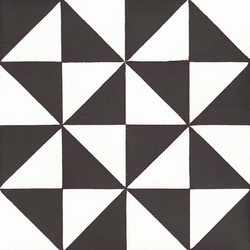
#> input picture 4-Feature-Vectors/images/triangle_tile.jpeg, 250 x 250 px
$ jupyter execute 3-HOG.ipynb   (shell and % lines are left out)
#> lines starting #> are read from the running program, lines starting #| are printed output that depends on the picture
## Histograms of Oriented Gradients (HOG)

With the ORB algorithm, we use keypoints in images to do keypoint-based matching to detect objects in images. These type of algorithms work great to detect objects that have a lot of consistent internal features that are not affected by the background. For example, for facial detection because faces have a lot of consistent internal features that don’t get affected by the image background, such as the eyes, nose, and mouth.

However, these type of algorithms don’t work so well when attempting to do more general object recognition, for example, pedestrian detection in images. People don’t have consistent internal features, like faces do, because the body shape and style of every person is different (see Fig. 1). This means that every person is going to have a different set of internal features, and so something that can more generally describe a person is needed.

<br>
<figure>
  <center><center>
      <figcaption style = "text-align:center; font-style:italic">Fig. 1. - Pedestrians.</figcaption>
</figure>
<br>

One option is to try to detect pedestrians by their contours instead.  Detecting objects in images by their contours (boundaries) is very challenging because of the difficulties brought about by the contrast between the background and the foreground. For example, a pedestrian in an image that is walking in front of a white building, wearing a white coat and black pants (see Fig. 2) will be extremely hard to detect. The background of the image is mostly white, the black pants are going to have a very high contrast, but the coat, since it is white as well, is going to have very low contrast. In this case, detecting the edges of pants is going to be easy but detecting the edges of the coat is going to be very difficult.

This is where **HOG** comes in. HOG stands for **Histograms of Oriented Gradients** and it was first introduced by Navneet Dalal and Bill Triggs in 2005.

<br>
<figure>
  <center><center>
      <figcaption style = "text-align:center; font-style:italic">Fig. 2. - High and Low Contrast.</figcaption>
</figure>
<br>

The HOG algorithm works by creating histograms of the distribution of gradient orientations in an image and then normalizing them in a very special way. This special normalization is what makes HOG so effective at detecting the edges of objects even in cases where the contrast is very low. These normalized histograms are put together into a feature vector, known as the HOG descriptor, that can be used to train a machine learning algorithm, such as a Support Vector Machine (SVM), to detect objects in images based on their boundaries (edges). Due to its great success and reliability, HOG has become one of the most widely used algorithms in computer vison for object detection.

### The HOG Algorithm

<br>
<figure>
  <center><center>
      <figcaption style = "text-align:center; font-style:italic">Fig. 3. - HOG Diagram.</figcaption>
</figure>
<br>

The HOG algorithm, is based on creating histograms from the orientation of image gradients. The HOG algorithm is implemented in a series of steps:

1. Given the image of particular object, set a detection window (region of interest) that covers the entire object in the image (Fig. 3).

2. Calculate the magnitude and direction of the gradient for each individual pixel in the detection window.

3. Divide the detection window into connected *cells* of pixels, with all cells being of the same size (Fig. 3). The size of the cells is a free parameter and it is usually chosen so as to match the scale of the features that want to be detected. For example, in a 64 x 128 pixel detection window, square cells 6 to 8 pixels wide are suitable for detecting human limbs.

4. Create a Histogram for each cell, by first grouping the gradient directions of all pixels in each cell into a particular number of orientation (angular) bins; and then adding up the gradient magnitudes of the gradients in each angular bin (Fig. 3). The number of bins in the histogram is a free parameter and it is usually set to 9 angular bins.

5. Group adjacent cells into *blocks* (Fig. 3). The number of cells in each block is a free parameter and all blocks must be of the same size. The distance between each block (known as the stride) is a free parameter but it is usually set to half the block size, in which case you will get overlapping blocks (*see video below*).  The HOG algorithm has been shown empirically to work better with overlapping blocks.

6. Use the cells contained within each block to normalize the cell histograms in that block (Fig. 3). For overlapping blocks most cells will be normalized with respect to different blocks (*video below*). Therefore, the same cell may have several different normalizations.

7. Collect all the normalized histograms from all the blocks into a single feature vector called the HOG descriptor.

8. Use the resulting HOG descriptors from many images of the same type of object to train a machine learning algorithm, such as an SVM, to detect those type of objects in images. For example, the HOG descriptors from many images of pedestrians can be used to train an SVM to detect pedestrians in images. The training is done with both positive and negative examples of the object that has to be detected in an image.

9. Once the SVM has been trained, a sliding window approach is used to try to detect and locate objects in images.  Detecting an object in the image entails finding the part of the image that looks similar to the HOG pattern learned by the SVM.

<figure>
<center><video src = "./cell/HOG Animation - Medium.mp4" width="50%" controls autoplay loop> </video><center>
<figcaption style = "text-align:center; font-style:italic">Vid. 1. - HOG Animation.</figcaption>
</figure>

### Why The HOG Algorithm Works

HOG creates histograms by adding the magnitude of the gradients in particular orientations in localized portions of the image called *cells*.  By doing this we guarantee that stronger gradients will contribute more to the magnitude of their respective angular bin, while the effects of weak and randomly oriented gradients resulting from noise are minimized. In this manner the histograms tell us the dominant gradient orientation of each cell.

#### Dealing with contrast

Now, the magnitude of the dominant orientation can vary widely due to variations in local illumination and the contrast between the background and the foreground.

To account for the background-foreground contrast differences, the HOG algorithm tries to detect edges locally. In order to do this, it defines groups of cells, called **blocks**, and normalizes the histograms using this local group of cells. By normalizing locally, the HOG algorithm can detect the edges in each block very reliably; this is called **block normalization**.

In addition to using block normalization, the HOG algorithm also uses overlapping blocks to increase its performance. By using overlapping blocks, each cell contributes several independent components to the final HOG descriptor, where each component corresponds to a cell being normalized with respect to a different block. This may seem redundant but, it has been shown empirically that by normalizing each cell several times with respect to different local blocks, the performance of the HOG algorithm increases dramatically.

### Importing Resources

[cell 1]
import cv2
import numpy as np
import copy

import matplotlib.pyplot as plt

### Loading Images

[cell 2]
# Setting the default figure size
plt.rcParams['figure.figsize'] = [10, 5]

# Loading the image
image = cv2.imread('./images/triangle_tile.jpeg')
#> image is the input picture: shape (250, 250, 3); mean B, G, R 151.3, 153.7, 157.1

# Converting the original image to RGB
original_image = cv2.cvtColor(image, cv2.COLOR_BGR2RGB)

# Converting the original image to gray scale
gray_image = cv2.cvtColor(image, cv2.COLOR_BGR2GRAY)

# Printing the shape of the original and gray scale images
print('The original image has shape: ', original_image.shape)
#| The original image has shape:  (250, 250, 3)
print('The gray scale image has shape: ', gray_image.shape)
#| The gray scale image has shape:  (250, 250)

# Displaying the images
plt.subplot(121)
plt.imshow(original_image)
plt.title('Original Image')
plt.subplot(122)
plt.imshow(gray_image, cmap='gray')
plt.title('Gray Scale Image')
plt.show()
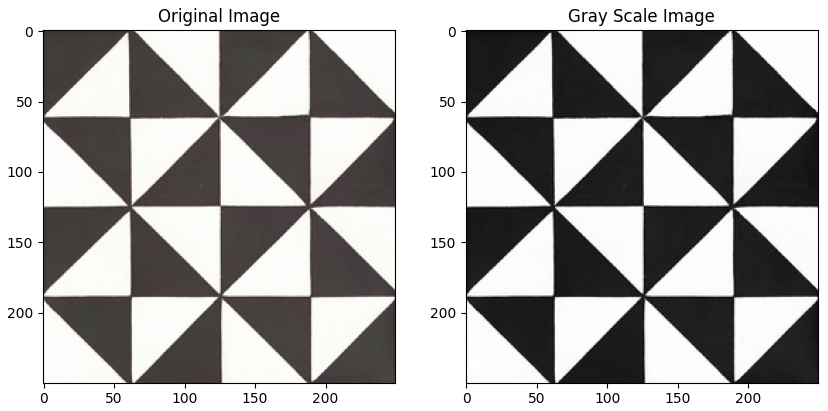
#> figure drawn by matplotlib, 2 panels

### Creating The HOG Descriptor

We will be using OpenCV’s `HOGDescriptor` class to create the HOG descriptor. The parameters of the HOG descriptor are setup using the `HOGDescriptor()` function. The parameters of the `HOGDescriptor()` function and their default values are given below:

`cv2.HOGDescriptor(win_size = (64, 128),
                  block_size = (16, 16),
                  block_stride = (8, 8),
                  cell_size = (8, 8),
                  nbins = 9,
                  win_sigma = DEFAULT_WIN_SIGMA,
                  threshold_L2hys = 0.2,
                  gamma_correction = true,
                  nlevels = DEFAULT_NLEVELS)`

***Parameters***

* `win_size` – *Size*
Size of detection window in pixels (*width, height*). Defines the region of interest. Must be an integer multiple of cell size.

* `block_size` – *Size*
Block size in pixels (*width, height*). Defines how many cells are in each block. Must be an integer multiple of cell size and it must be smaller than the detection window. The smaller the block the finer detail we will get.

* `block_stride` – *Size*
Block stride in pixels (*horizontal, vertical*). It must be an integer multiple of cell size. The `block_stride` defines the distance between adjecent blocks, for example, 8 pixels horizontally and 8 pixels vertically. Longer `block_strides` makes the algorithm run faster (because less blocks are evaluated) but the algorithm may not perform as well.

* `cell_size` – *Size*
Cell size in pixels (*width, height*). Determines the size of the cell. The smaller the cell the finer detail we will get. It should be chosen in such a way that the resulting Block Size is smaller than the detection window.

* `nbins` – *int*
Number of bins for the histograms. Determines the number of angular bins used to make the histograms. With more bins we can capture more gradient directions. HOG uses unsigned gradients, so the angular bins will have values between 0 and 180 degrees.

* `win_sigma` – *double*
Gaussian smoothing window parameter. The performance of the HOG algorithm can be improved by smoothing the pixels near the edges of the blocks by applying a Gaussian spatial window to each pixel before computing the histograms.

* `threshold_L2hys` – *double*
L2-Hys (Lowe-style clipped L2 norm) normalization method shrinkage. The L2-Hys method is used to normalize the blocks and it consists of an L2-norm followed by clipping and a renormalization. The clipping limits the maximum value of the descriptor vector for each block to have the value of the given threshold (0.2 by default). After the clipping the descriptor vector is renormalized as described in *IJCV*, 60(2):91-110, 2004.

* `gamma_correction` – *bool*
Flag to specify whether the gamma correction preprocessing is required or not. Performing gamma correction slightly increases the performance of the HOG algorithm.

* `nlevels` – *int*
Maximum number of detection window increases.

The  `cv2.HOGDescriptor()`function supports a wide range of parameters. The first few arguments (`block_size, block_stride, cell_size`, and `nbins`) are probably the ones that are most likely to be changed. The other parameters can be safely left at their default values to get good results.

After using the `cv2.HOGDescriptor()`function to set the cell size, block size, block stride, and the number of bins for the histograms of the HOG descriptor. We will use `.compute(image)` method to compute the HOG descriptor (feature vector) for the given `image`.

[cell 3]
# Specifying the parameters for the HOG descriptor
cell_size = (6, 6)
num_cells_per_block = (2, 2)
block_size = (num_cells_per_block[0] * cell_size[0],
              num_cells_per_block[1] * cell_size[1])

# Calculating the number of cells that fit in our image in the x and y directions
x_cells = gray_image.shape[1] // cell_size[0]
#> x_cells = 41
y_cells = gray_image.shape[0] // cell_size[1]
#> y_cells = 41

# Horizontal and Vertical distance between blocks in units of Cell Size
# Must be set such that (x_cells - num_cells_per_block[0]) / h_stride = integer
# Similarly, (y_cells - num_cells_per_block[1]) / v_stride = integer
h_stride = 1
v_stride = 1

# Block Stride in pixels (horizantal, vertical)
block_stride = (cell_size[0] * h_stride, cell_size[1] * v_stride)

# Number of gradient orientation bins
num_bins = 9

# Specifying the size of the detection window (Region of Interest) in pixels (width, height)
# Detection window might be slightly smaller than the image based on cell size
win_size = (x_cells * cell_size[0] , y_cells * cell_size[1])
#> win_size = (246, 246)

# Printing the shape of the gray scale image
print('Grayscale Image Shape: ', gray_image.shape)
#| Grayscale Image Shape:  (250, 250)

# Printing the parameters of our HOG descriptor
print('HOG Descriptor Parameters:')
print('\t Window Size:', win_size)
#| 	 Window Size: (246, 246)
print('\t Cell Size:', cell_size)
print('\t Block Size:', block_size)
print('\t Block Stride:', block_stride)
print('\t Number of Bins:', num_bins)

# Set the parameters of the HOG descriptor
hog = cv2.HOGDescriptor(win_size, block_size, block_stride, cell_size, num_bins)

# Compute the HOG Descriptor for the gray scale image
hog_descriptor = hog.compute(gray_image)

### Number of Elements in the HOG Descriptor

The resulting HOG Descriptor (feature vector), contains the normalized histograms from all cells from all blocks in the detection window concatenated in one long vector. Therefore, the size of the HOG feature vector can be given as:

$$ n_{Total\ Elements} = n_{Blocks} * n_{Cells\ per\ Block} * n_{Bins} $$

The total number of blocks for the general case (*i.e.* for any `block_stride` and `block_size`) considering the `block_size`, `block_stride`, and `window_size`are all defined in terms of the `cell_size` can be given by:

$$ Total_x = \frac{{Cells}_x - {n}_{Cells\ per\ Block}}{{N}_x} + 1 $$

Where, ${Cells}_x$ is the total number of cells along the width of the detection window. And $N_x$ is the horizontal block stride in units of `cell_size`. This formula for takes into account the extra blocks that result from overlapping.

$$n_{Blocks} = Total_x * Total_y$$

Where $Total_x$, is the total number of blocks along the width of the detection window, similarly $Total_y$ will be the total number of blocks along the height of the detection window.

[cell 4]
# Calculating the total number of blocks along the detection window
tot_bx = np.uint32(((x_cells - num_cells_per_block[0]) / h_stride) + 1)
#> tot_bx = 40
tot_by = np.uint32(((y_cells - num_cells_per_block[1]) / v_stride) + 1)
#> tot_by = 40

# Calculating the total number of elements in the feature vector
tot_els = (tot_bx) * (tot_by) * num_cells_per_block[0] * num_cells_per_block[1] * num_bins
#> tot_els = 57600

# Print the total number of elements the HOG feature vector should have
print('Total number of elements in HOG Feature Vector should be: ',
      tot_bx, 'x',
      tot_by, 'x',
      num_cells_per_block[0], 'x',
      num_cells_per_block[1], 'x',
      num_bins, '=',
      tot_els)
#| Total number of elements in HOG Feature Vector should be:  40 x 40 x 2 x 2 x 9 = 57600

# Printing the shape of the HOG Descriptor to check that it matches
print('\nHOG Descriptor Shape:', hog_descriptor.shape)
#| HOG Descriptor Shape: (57600,)

### Visualizing The HOG Descriptor

For visualizing the HOG Descriptor we will be plotting the histogram associated with each cell. We will plot each bin in the histogram as a single vector whose magnitude is given by the height and its orientation is given by the angular bin. Since any given cell might have multiple histograms associated with it, due to the overlapping blocks, we will average all the histograms for each cell to produce a single histogram.

OpenCV has no easy way to visualize the HOG Descriptor, so we will do some manipulation in order to visualize it. We will start by reshaping the HOG Descriptor and then compute the average histogram of each cell and finally converting the histogram bins into vectors. Finally, we will plot the corresponding vectors for each cell in an image.

[cell 5]
# Reshaping the feature vector to [blocks_y, blocks_x, num_cells_per_block_x, num_cells_per_block_y, num_bins]
# blocks_x (column) and blocks_y(row) will be transposed. This is useful for plotting the feature vector,
# so that the feature vector indexing matches the image indexing.
hog_descriptor_reshaped = hog_descriptor.reshape(tot_bx,
                                                 tot_by,
                                                 num_cells_per_block[0],
                                                 num_cells_per_block[1],
                                                 num_bins).transpose((1, 0, 2, 3, 4))

# Printing useful information
print('Feature Vector Shape:', hog_descriptor.shape)
#| Feature Vector Shape: (57600,)
print('Reshaped Feature Vector Shape:', hog_descriptor_reshaped.shape)
#| Reshaped Feature Vector Shape: (40, 40, 2, 2, 9)

# Creating an array that will hold the average gradients for each cell
ave_grad = np.zeros((y_cells, x_cells, num_bins))
print('Average Gradient Array Shape: ', ave_grad.shape)
#| Average Gradient Array Shape:  (41, 41, 9)

# Creating an array that will count the number of histograms per cell
hist_counter = np.zeros((y_cells, x_cells, 1))

# Adding up all the histograms for each cell and counting the number of histograms per cell
for i in range (num_cells_per_block[0]):
    for j in range(num_cells_per_block[1]):
        ave_grad[i:tot_by + i,
                 j:tot_bx + j] += hog_descriptor_reshaped[:, :, i, j, :]

        hist_counter[i:tot_by + i,
                     j:tot_bx + j] += 1
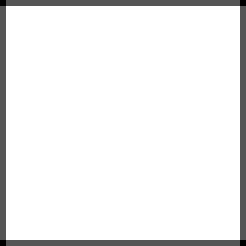
#> hist_counter: shape (41, 41, 1) float64 (shown 6 times larger); min 1, max 4, mean 3.81; drawn with min black and max white

# Calculating the average gradient for each cell
ave_grad /= hist_counter

# Calculating the total number of vectors in all the cells.
len_vecs = ave_grad.shape[0] * ave_grad.shape[1] * ave_grad.shape[2]
#> len_vecs = 15129

# Creating an array that has num_bins equally spaced between 0 and 180 degress in radians.
deg = np.linspace(0, np.pi, num_bins, endpoint = False)

[cell 6]
# Each cell will have a histogram with num_bins
# Each bin as a vector will have a height(magnitude) and angle corresponding to the bin.
# Creating a vector to hold the (x,y)-coordinate of all the vectors in all the cells in the image.
# Also, creating a vector to hold all the (U,V)-components of all the vectors cells in the image.
U = np.zeros((len_vecs))
#> U = 15129 values from 0 to 0
V = np.zeros((len_vecs))
#> V = 15129 values from 0 to 0
X = np.zeros((len_vecs))
#> X = 15129 values from 0 to 0
Y = np.zeros((len_vecs))

# Set the counter to zero
counter = 0

# Calculating the vector components (U,V) from their maginitudes
for i in range(ave_grad.shape[0]):
    for j in range(ave_grad.shape[1]):
        for k in range(ave_grad.shape[2]):
            U[counter] = ave_grad[i,j,k] * np.cos(deg[k])
            V[counter] = ave_grad[i,j,k] * np.sin(deg[k])

            X[counter] = (cell_size[0] / 2) + (cell_size[0] * i)
            Y[counter] = (cell_size[1] / 2) + (cell_size[1] * j)

            counter = counter + 1
#> after the loop, U = 15129 values, max 0.452 at index 10711, min -0.365 at index 14948, mean 0.0113; V = 15129 values, max 0.568 at index 7744, min 0 at index 0, mean 0.0664; X = 15129 values from 3 to 243; Y = 15129 values, max 243 at index 360, min 3 at index 0, mean 123; counter = 15129

[cell 7]
import matplotlib.patches as patches

# Setting the default figure size
plt.rcParams['figure.figsize'] = [7, 7]

# Creating the bins in degress to plot our histogram.
angle_axis = np.linspace(0, 180, num_bins, endpoint = False)
angle_axis += ((angle_axis[1] - angle_axis[0]) / 2)

# Creating a figure with 4 subplots arranged in 2 x 2
fig, ((a,b),(c,d)) = plt.subplots(2,2)

# Setting the title of each subplot
a.set(title = 'Gray Scale Image\n(Click to Zoom)')
b.set(title = 'HOG Descriptor\n(Click to Zoom)')
c.set(title = 'Zoom Window', xlim = (0, 18), ylim = (0, 18), autoscale_on = False)
d.set(title = 'Histogram of Gradients')

# Plotting the gray scale image
a.imshow(gray_image, cmap = 'gray')
a.set_aspect(aspect = 1)

# Plotting the feature vector (HOG Descriptor)
b.quiver(Y, X, U, V, color = 'white', headwidth = 0, headlength = 0, scale_units = 'inches', scale = 5)
b.invert_yaxis()
b.set_aspect(aspect = 1)
b.set_facecolor('black')

# Defining a function for interactive zoom
# [71 lines left out: function onpress, not called in this run]

# Creating a connection between the figure and the mouse click
fig.canvas.mpl_connect('button_press_event', onpress)
plt.show()
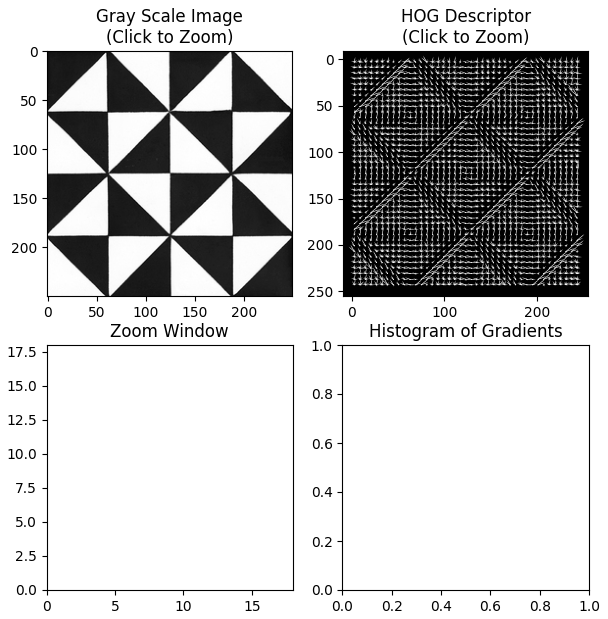
#> figure drawn by matplotlib, 2 panels

$ run again, with 4-Feature-Vectors/images/cat.jpeg copied over 4-Feature-Vectors/images/triangle_tile.jpeg
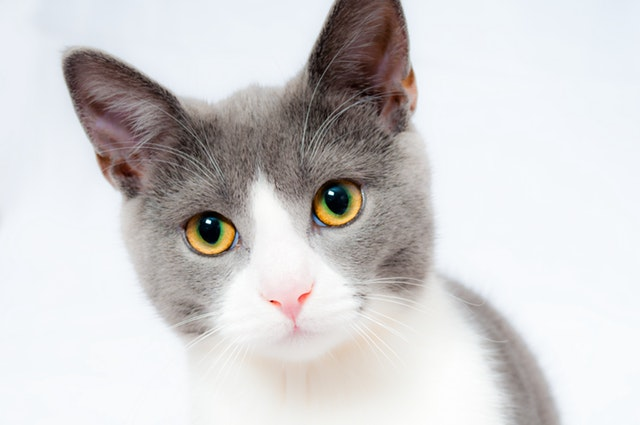
#> input picture 4-Feature-Vectors/images/cat.jpeg, 640 x 425 px
#> image is the input picture: shape (425, 640, 3); mean B, G, R 208.1, 207.7, 209.6
#| The original image has shape:  (425, 640, 3)
#| The gray scale image has shape:  (425, 640)
#| Grayscale Image Shape:  (425, 640)
#| 	 Window Size: (636, 420)
#| Total number of elements in HOG Feature Vector should be:  105 x 69 x 2 x 2 x 9 = 260820
#| HOG Descriptor Shape: (260820,)
#| Feature Vector Shape: (260820,)
#| Reshaped Feature Vector Shape: (69, 105, 2, 2, 9)
#| Average Gradient Array Shape:  (70, 106, 9)
#> after the loop `for i in range (num_cells_per_block[0]):`:
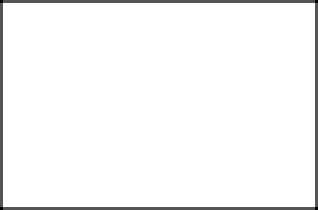
#> hist_counter: shape (70, 106, 1) float64 (shown 3 times larger); min 1, max 4, mean 3.91; drawn with min black and max white
#> after the loop `for i in range(ave_grad.shape[0]):`: counter = 66780
#> `plt.show()`:
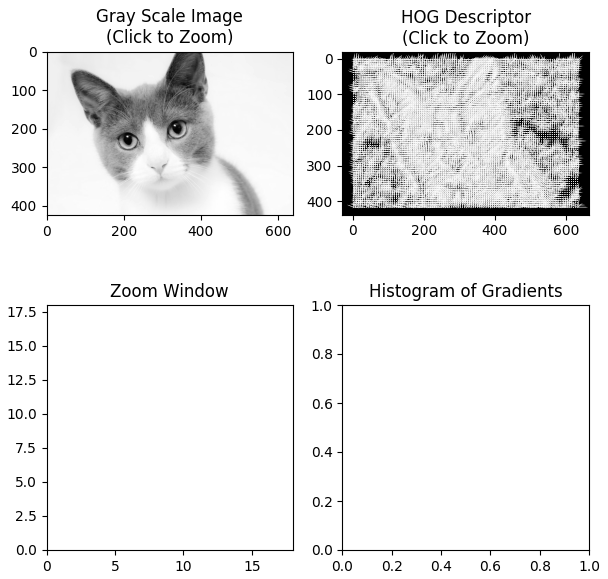
#> figure drawn by matplotlib, 2 panels
